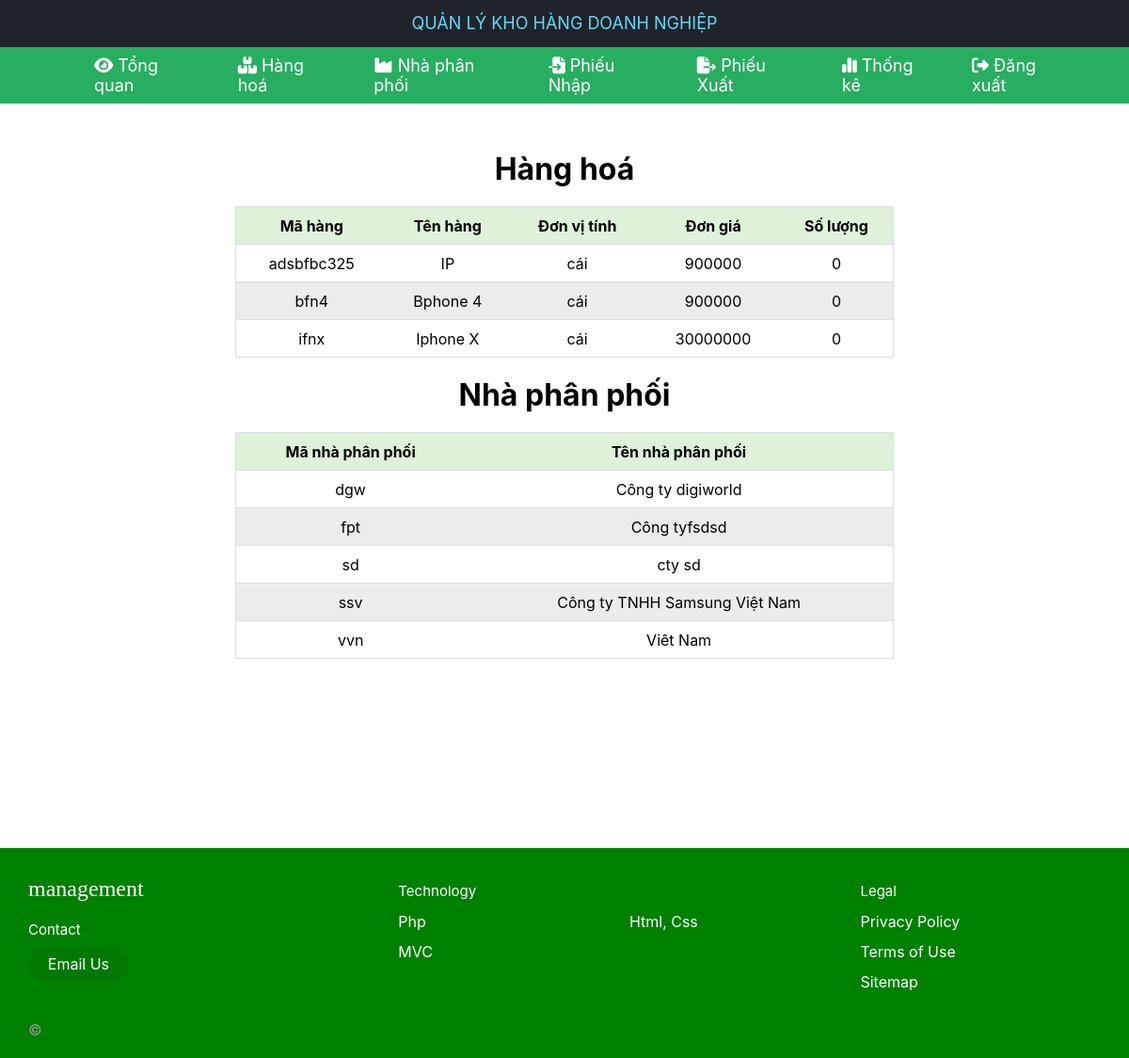
Page /71DCTT23_QuanLyKhoHang/index.php (signed in) on the committed database.
### tables this page shows
CREATE TABLE `tblkho` (
  `Hanghoa_ma` varchar(10) NOT NULL,
  `Kho_sl` int(11) DEFAULT NULL
);

CREATE TABLE `tblhanghoa` (
  `Hanghoa_ma` varchar(10) NOT NULL,
  `Hanghoa_ten` varchar(50) NOT NULL,
  `Hanghoa_dvt` varchar(50) NOT NULL,
  `Hanghoa_gia` bigint(20) NOT NULL,
  `Hanghoa_xuat` bigint(20) NOT NULL
);

CREATE TABLE `tblnhaphanphoi` (
  `Npp_ma` varchar(10) NOT NULL,
  `Npp_ten` text NOT NULL
);

### 71DCTT23_QuanLyKhoHang/mvc/core/Controller.php (called while the page is built, shortened)
<?php
class Controller{
    public function view($view, $data=[]){
        require_once "./mvc/views/".$view.".php";
    }
    public function validation(){
        if(isset($_SESSION['role'])){
            return true;
        }
        return false;
    }
}
?>

### 71DCTT23_QuanLyKhoHang/mvc/core/Apps.php (called while the page is built, shortened)
<?php
    class App{
        protected $action="Show";
        function __construct(){
            $arr = $this->UrlHandle();
            if(isset($arr[0])==null) {$arr[0]="";}
            $this->params = $arr?array_values($arr):[];
            call_user_func_array([new $this->controllers, $this->action] , $this->params);
        }
    }
?>

### 71DCTT23_QuanLyKhoHang/index.php (called while the page is built, shortened)
<?php
$myApp = new App();
?>

### 71DCTT23_QuanLyKhoHang/mvc/core/DB.php (called while the page is built, shortened)
<?php
    class DB{
        protected $servername = "localhost";
        protected $username = "root";
        protected $password = "";
        protected $dbname = "db_quanlykho";
        function __construct(){
            $this->con = mysqli_connect($this->servername,$this->username,$this->password,$this->dbname);
        }
    }
?>

### 71DCTT23_QuanLyKhoHang/mvc/models/HangHoaModel.php (called while the page is built, shortened)
<?php
class HangHoaModel extends DB{
    public function HangHoa_Show(){
        $sql = "SELECT tblkho.Hanghoa_ma,Hanghoa_ten,Hanghoa_dvt,Hanghoa_gia,Kho_sl,Hanghoa_xuat FROM tblkho INNER JOIN tblhanghoa ON tblkho.Hanghoa_ma = tblhanghoa.Hanghoa_ma";
        $query = mysqli_query($this->con,$sql);
        return  $query;
    }
}
?>

### 71DCTT23_QuanLyKhoHang/mvc/models/NhaPhanPhoiModel.php (called while the page is built, shortened)
<?php
class NhaPhanPhoiModel extends DB{
    public function NhaPhanPhoi_Show(){
        $sql = "SELECT * FROM tblNhaPhanPhoi";
        $kq = mysqli_query($this->con,$sql);
        return $kq;
    }
}
?>

### 71DCTT23_QuanLyKhoHang/mvc/views/pages/QuanLyView.php (the view, shortened to what this page needs)
<!DOCTYPE html>
<html lang="en">
<head>
    <link rel="stylesheet" type="text/css" href="https://cdnjs.cloudflare.com/ajax/libs/font-awesome/6.1.2/css/all.min.css">
    <link rel="stylesheet" href="http://localhost/71DCTT23_QuanLyKhoHang/public/css/TrangChu.css">
</head>
<body style="margin-top:160px ;">
    <center>
            <h1> Hàng hoá </h1>
             <table border="1" style="background-color: #fff;">
                <tr bgcolor="#fff" style="color:#000; font-weight:bold;">
                    <td>Mã hàng</td>
                    <td>Tên hàng</td>
                    <td>Đơn vị tính</td>
                    <td>Đơn giá</td>
                    <td>Số lượng</td>
                </tr>
                <?php
                    while($row = mysqli_fetch_array($data["result1"]))
                    {
                        $chuoi = "<tr>";
                        $chuoi .= "<td>".$row['Hanghoa_ma']."</td>";
                        $chuoi .= "<td>".$row['Hanghoa_ten']."</td>";
                        $chuoi .= "<td>".$row['Hanghoa_dvt']."</td>";
                        $chuoi .= "<td>".$row['Hanghoa_gia']."</td>";
                        $chuoi .= "<td>".$row['Kho_sl']."</td>";
                        $chuoi .= "</tr>";
                        echo $chuoi;
                    }
                ?>
            </table>
            <h1> Nhà phân phối </h1>
             <table border="1" style="background-color: #fff;">
                <tr bgcolor="#fff" style="color:#000; font-weight:bold">
                    <td>Mã nhà phân phối</td>
                    <td>Tên nhà phân phối</td>
                </tr>
                <?php
                    while($row = mysqli_fetch_array($data["result2"]))
                    {
                        $chuoi = "<tr>";
                        $chuoi .= "<td>".$row['Npp_ma']."</td>";
                        $chuoi .= "<td>".$row['Npp_ten']."</td>";
                        $chuoi .= "</tr>";
                        echo $chuoi;
                    }
                    ?>
                </table>
    </center>
</body>
</html>

### 71DCTT23_QuanLyKhoHang/mvc/controllers/Home.php
<?php
class Home extends Controller{
    function Show(){
        if($this->validation()){
            $hanghoa = $this->model("HangHoaModel");
            $nhaphanphoi = $this->model("NhaPhanPhoiModel");
            $this->view("TrangChu",[
            "page"=>"QuanLyView",
            "result1"=>$hanghoa->HangHoa_Show(),
            "result2"=>$nhaphanphoi->NhaPhanPhoi_Show()
        ]);
        }
        else{
            $this->invalid();
        }
    }
}
?>

### 71DCTT23_QuanLyKhoHang/mvc/views/TrangChu.php (shortened to what this page needs)
<!DOCTYPE html>
<html lang="en">
<head>
    <link rel="stylesheet" type="text/css" href="https://cdnjs.cloudflare.com/ajax/libs/font-awesome/6.1.2/css/all.min.css">
    <link rel="stylesheet" href="http://localhost/71DCTT23_QuanLyKhoHang/public/css/TrangChu.css">
</head>
<body>
    <div id="main">
        <div class="header">
            <div class="top">
                <p><span>QUẢN LÝ KHO HÀNG DOANH NGHIỆP</span></p>
            </div>
            <div class="bottom">
                <div class="nav-bottom">
                    <ul class="bottom-left">
                        <li><a href="http://localhost//71DCTT23_QuanLyKhoHang/Home"><i class="fa-solid fa-eye"></i> Tổng quan</a></li>
                        <li><a href="http://localhost//71DCTT23_QuanLyKhoHang/HangHoa"><i class="fa-solid fa-boxes-stacked"></i> Hàng hoá</a></li>
                        <li><a href="http://localhost//71DCTT23_QuanLyKhoHang/NhaPhanPhoi"><i class="fa-solid fa-industry"></i> Nhà phân phối</a></li>
                        <li><a href="http://localhost//71DCTT23_QuanLyKhoHang/PhieuNhap"><i class="fa-solid fa-file-import"></i> Phiếu Nhập</a></li>
                        <li><a href="http://localhost//71DCTT23_QuanLyKhoHang/PhieuXuat"><i class="fa-solid fa-file-export"></i> Phiếu Xuất</a></li>
                        <li><a href="http://localhost//71DCTT23_QuanLyKhoHang/ThongKe"><i class="fa-solid fa-chart-simple"></i>  Thống kê</a></li>
                        <li><a href="http://localhost//71DCTT23_QuanLyKhoHang/PhanQuyen/Logout"><i class="fa-solid fa-right-from-bracket"></i> Đăng xuất</a></li>
                    </ul>
                </div>
            </div>
        </div>
        <div id="content" >
        <?php require_once "./mvc/views/pages/".$data["page"].".php"; ?>
        </div>
<footer  class="footer" style="margin-top:200px; background-color: green; color: white">
  <div class="footer__addr">
    <h1 class="footer__logo">Management</h1>
    <h2><a href="tel:0123456789">Contact</a></h2>
    <address>
      <a class="footer__btn" href="mailto:abc@gmail.com">Email Us</a>
    </address>
  </div>
  <ul class="footer__nav">
    <li class="nav__item nav__item--extra">
      <h2 class="nav__title">Technology</h2>
      <ul class="nav__ul nav__ul--extra">
        <li>
          <a href="#">Php</a>
        </li>
        <li>
          <a href="#">MVC</a>
        </li>
        <li>
          <a href="#">Html, Css</a>
        </li>
      </ul>
    </li>
    <li class="nav__item">
      <h2 class="nav__title">Legal</h2>
      <ul class="nav__ul">
        <li>
          <a href="#">Privacy Policy</a>
        </li>
        <li>
          <a href="#">Terms of Use</a>
        </li>
        <li>
          <a href="#">Sitemap</a>
        </li>
      </ul>
    </li>
  </ul>
  <div class="legal">
    <p>&copy; </p>
  </div>
</footer>
    </div>
</body>
</html>

### 71DCTT23_QuanLyKhoHang/public/css/TrangChu.css (style rules this page uses)
* { padding: 0; margin: 0; box-sizing: border-box; }
:root { --white: #fff; }
html { font-family: -apple-system, BlinkMacSystemFont, Segoe UI, Roboto, Oxygen, Ubuntu, Cantarell, Fira Sans, Droid Sans, Helvetica Neue, sans-serif; }
.header { background-color: #27ae61; position: fixed; z-index: 10; width: 100%; top: 0; left: 0; }
.top { height: 50px; background: #20232a; }
.top>p { color: var(--white); text-align: center; line-height: 50px; font-weight: 400; font-size: 18px; }
.top>p>span { color: #61dafb; }
.bottom { padding: 0 20px; margin: 0 40px; }
.nav-bottom { height: 60px; display: flex; align-items: center; justify-content: center; }
ul { list-style-type: none; }
a { text-decoration: none; }
.bottom .bottom-left { display: flex; }
.nav-bottom .bottom-left li { margin: 0 0 0 40px; }
.nav-bottom .bottom-left li a { color: var(--white); font-size: 18px; font-weight: 400; transition: all .2s; }
.nav-bottom .bottom-left li { transition: all .2s; }
table { padding: 0; border: none; border-collapse: collapse; border: 0.1px solid #ddd; width: 700px; margin: 20px; }
table td { text-align: center; padding: 0; border: none ; border-collapse: collapse; }
tr { height:40px; border-bottom: solid 0.1px #dedede ; }
tr:nth-child(odd) { background: #ececec; }
tr:nth-child(1) { background:#def2d9 }

### 71DCTT23_QuanLyKhoHang/mvc/views/TrangChu.php (style rules this page uses)
*, *:before, *:after { box-sizing: border-box; }
.footer { display: flex; flex-flow: row wrap; padding: 30px 30px 20px 30px; color: #2f2f2f; border-top: 1px solid #e5e5e5; }
a { color: white; }
.footer > * { flex: 1 100%; }
.footer__addr { margin-right: 1.25em; margin-bottom: 2em; }
.footer__logo { font-family: 'Pacifico', cursive; font-weight: 400; text-transform: lowercase; font-size: 1.5rem; }
.footer__addr h2 { margin-top: 1.3em; font-size: 15px; font-weight: 400; }
.nav__title { font-weight: 400; font-size: 15px; }
.footer address { font-style: normal; color: #999; }
.footer__btn { display: flex; align-items: center; justify-content: center; height: 36px; max-width: max-content; background-color: rgb(33, 33, 33, 0.07); border-radius: 100px; line-height: 0; margin: 0.6em 0; font-size: 1rem; padding: 0 1.3em; }
.footer ul { list-style: none; padding-left: 0; }
.footer li { line-height: 2em; }
.footer a { text-decoration: none; }
.footer__nav { display: flex; flex-flow: row wrap; }
.footer__nav > * { flex: 1 50%; margin-right: 1.25em; }
.nav__ul a { color: white; }
.nav__ul--extra { column-count: 2; column-gap: 1.25em; }
.legal { display: flex; flex-wrap: wrap; color: #999; }
@media screen and (min-width: 40.375em) { .footer__nav > * { flex: 1; } }
@media screen and (min-width: 40.375em) { .nav__item--extra { flex-grow: 2; } }
@media screen and (min-width: 40.375em) { .footer__addr { flex: 1 0px; } }
@media screen and (min-width: 40.375em) { .footer__nav { flex: 2 0px; } }

### rows in the picture
tblkho: Hanghoa_ma "adsbfbc325", tblhanghoa.Hanghoa_ten "IP", tblhanghoa.Hanghoa_dvt "cái", tblhanghoa.Hanghoa_gia "900000", Kho_sl "0"
tblkho: Hanghoa_ma "bfn4", tblhanghoa.Hanghoa_ten "Bphone 4", tblhanghoa.Hanghoa_dvt "cái", tblhanghoa.Hanghoa_gia "900000", Kho_sl "0"
tblkho: Hanghoa_ma "ifnx", tblhanghoa.Hanghoa_ten "Iphone X", tblhanghoa.Hanghoa_dvt "cái", tblhanghoa.Hanghoa_gia "30000000", Kho_sl "0"
tblnhaphanphoi: Npp_ma "dgw", Npp_ten "Công ty digiworld"
tblnhaphanphoi: Npp_ma "fpt", Npp_ten "Công tyfsdsd"
tblnhaphanphoi: Npp_ma "sd", Npp_ten "cty sd"
tblnhaphanphoi: Npp_ma "ssv", Npp_ten "Công ty TNHH Samsung Việt Nam"
tblnhaphanphoi: Npp_ma "vvn", Npp_ten "Viêt Nam"
